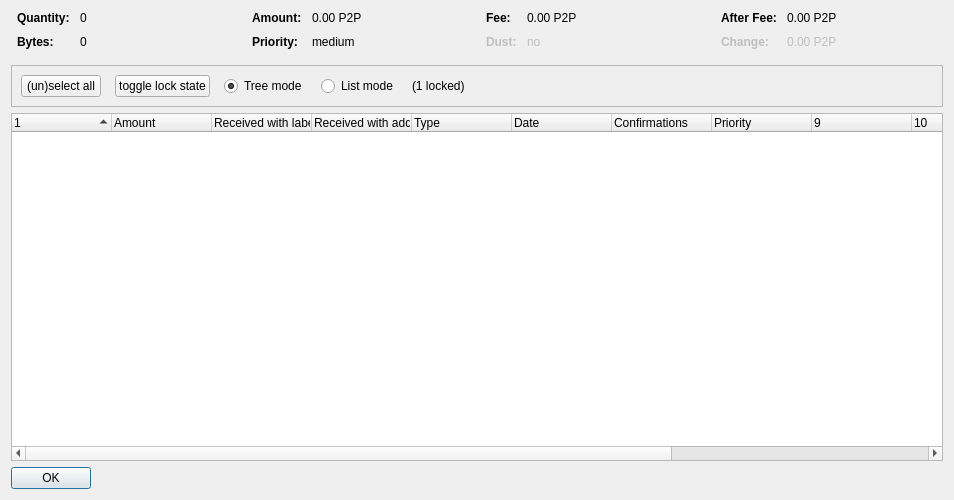
<?xml version="1.0" encoding="UTF-8"?>
<ui version="4.0">
 <class>CoinControlDialog</class>
 <widget class="QDialog" name="CoinControlDialog">
  <property name="geometry">
   <rect>
    <x>0</x>
    <y>0</y>
    <width>954</width>
    <height>500</height>
   </rect>
  </property>
  <property name="windowTitle">
   <string>Coin Selection</string>
  </property>
  <layout class="QVBoxLayout" name="verticalLayout">
   <item>
    <layout class="QHBoxLayout" name="horizontalLayoutTop" stretch="0,0,0,0">
     <property name="topMargin">
      <number>0</number>
     </property>
     <property name="bottomMargin">
      <number>10</number>
     </property>
     <item>
      <layout class="QFormLayout" name="formLayoutCoinControl1">
       <property name="horizontalSpacing">
        <number>10</number>
       </property>
       <property name="verticalSpacing">
        <number>10</number>
       </property>
       <property name="leftMargin">
        <number>6</number>
       </property>
       <property name="rightMargin">
        <number>6</number>
       </property>
       <item row="0" column="0">
        <widget class="QLabel" name="labelCoinControlQuantityText">
         <property name="font">
          <font>
           <weight>75</weight>
           <bold>true</bold>
          </font>
         </property>
         <property name="text">
          <string>Quantity:</string>
         </property>
        </widget>
       </item>
       <item row="0" column="1">
        <widget class="QLabel" name="labelCoinControlQuantity">
         <property name="cursor">
          <cursorShape>IBeamCursor</cursorShape>
         </property>
         <property name="contextMenuPolicy">
          <enum>Qt::ActionsContextMenu</enum>
         </property>
         <property name="text">
          <string notr="true">0</string>
         </property>
         <property name="textInteractionFlags">
          <set>Qt::LinksAccessibleByMouse|Qt::TextSelectableByKeyboard|Qt::TextSelectableByMouse</set>
         </property>
        </widget>
       </item>
       <item row="1" column="0">
        <widget class="QLabel" name="labelCoinControlBytesText">
         <property name="font">
          <font>
           <weight>75</weight>
           <bold>true</bold>
          </font>
         </property>
         <property name="text">
          <string>Bytes:</string>
         </property>
        </widget>
       </item>
       <item row="1" column="1">
        <widget class="QLabel" name="labelCoinControlBytes">
         <property name="cursor">
          <cursorShape>IBeamCursor</cursorShape>
         </property>
         <property name="contextMenuPolicy">
          <enum>Qt::ActionsContextMenu</enum>
         </property>
         <property name="text">
          <string notr="true">0</string>
         </property>
         <property name="textInteractionFlags">
          <set>Qt::LinksAccessibleByMouse|Qt::TextSelectableByKeyboard|Qt::TextSelectableByMouse</set>
         </property>
        </widget>
       </item>
      </layout>
     </item>
     <item>
      <layout class="QFormLayout" name="formLayoutCoinControl2">
       <property name="horizontalSpacing">
        <number>10</number>
       </property>
       <property name="verticalSpacing">
        <number>10</number>
       </property>
       <property name="leftMargin">
        <number>6</number>
       </property>
       <property name="rightMargin">
        <number>6</number>
       </property>
       <item row="0" column="0">
        <widget class="QLabel" name="labelCoinControlAmountText">
         <property name="font">
          <font>
           <weight>75</weight>
           <bold>true</bold>
          </font>
         </property>
         <property name="text">
          <string>Amount:</string>
         </property>
        </widget>
       </item>
       <item row="0" column="1">
        <widget class="QLabel" name="labelCoinControlAmount">
         <property name="cursor">
          <cursorShape>IBeamCursor</cursorShape>
         </property>
         <property name="contextMenuPolicy">
          <enum>Qt::ActionsContextMenu</enum>
         </property>
         <property name="text">
          <string notr="true">0.00 P2P</string>
         </property>
         <property name="textInteractionFlags">
          <set>Qt::LinksAccessibleByMouse|Qt::TextSelectableByKeyboard|Qt::TextSelectableByMouse</set>
         </property>
        </widget>
       </item>
       <item row="1" column="0">
        <widget class="QLabel" name="labelCoinControlPriorityText">
         <property name="font">
          <font>
           <weight>75</weight>
           <bold>true</bold>
          </font>
         </property>
         <property name="text">
          <string>Priority:</string>
         </property>
        </widget>
       </item>
       <item row="1" column="1">
        <widget class="QLabel" name="labelCoinControlPriority">
         <property name="cursor">
          <cursorShape>IBeamCursor</cursorShape>
         </property>
         <property name="contextMenuPolicy">
          <enum>Qt::ActionsContextMenu</enum>
         </property>
         <property name="text">
          <string>medium</string>
         </property>
         <property name="textInteractionFlags">
          <set>Qt::LinksAccessibleByMouse|Qt::TextSelectableByKeyboard|Qt::TextSelectableByMouse</set>
         </property>
        </widget>
       </item>
      </layout>
     </item>
     <item>
      <layout class="QFormLayout" name="formLayoutCoinControl3">
       <property name="horizontalSpacing">
        <number>10</number>
       </property>
       <property name="verticalSpacing">
        <number>10</number>
       </property>
       <property name="leftMargin">
        <number>6</number>
       </property>
       <property name="rightMargin">
        <number>6</number>
       </property>
       <item row="0" column="0">
        <widget class="QLabel" name="labelCoinControlFeeText">
         <property name="font">
          <font>
           <weight>75</weight>
           <bold>true</bold>
          </font>
         </property>
         <property name="text">
          <string>Fee:</string>
         </property>
        </widget>
       </item>
       <item row="0" column="1">
        <widget class="QLabel" name="labelCoinControlFee">
         <property name="cursor">
          <cursorShape>IBeamCursor</cursorShape>
         </property>
         <property name="contextMenuPolicy">
          <enum>Qt::ActionsContextMenu</enum>
         </property>
         <property name="text">
          <string notr="true">0.00 P2P</string>
         </property>
         <property name="textInteractionFlags">
          <set>Qt::LinksAccessibleByMouse|Qt::TextSelectableByKeyboard|Qt::TextSelectableByMouse</set>
         </property>
        </widget>
       </item>
       <item row="1" column="0">
        <widget class="QLabel" name="labelCoinControlLowOutputText">
         <property name="enabled">
          <bool>false</bool>
         </property>
         <property name="font">
          <font>
           <weight>75</weight>
           <bold>true</bold>
          </font>
         </property>
         <property name="text">
          <string>Dust:</string>
         </property>
        </widget>
       </item>
       <item row="1" column="1">
        <widget class="QLabel" name="labelCoinControlLowOutput">
         <property name="enabled">
          <bool>false</bool>
         </property>
         <property name="cursor">
          <cursorShape>IBeamCursor</cursorShape>
         </property>
         <property name="contextMenuPolicy">
          <enum>Qt::ActionsContextMenu</enum>
         </property>
         <property name="text">
          <string>no</string>
         </property>
         <property name="textInteractionFlags">
          <set>Qt::LinksAccessibleByMouse|Qt::TextSelectableByKeyboard|Qt::TextSelectableByMouse</set>
         </property>
        </widget>
       </item>
      </layout>
     </item>
     <item>
      <layout class="QFormLayout" name="formLayoutCoinControl4">
       <property name="horizontalSpacing">
        <number>10</number>
       </property>
       <property name="verticalSpacing">
        <number>10</number>
       </property>
       <property name="leftMargin">
        <number>6</number>
       </property>
       <property name="rightMargin">
        <number>6</number>
       </property>
       <item row="0" column="0">
        <widget class="QLabel" name="labelCoinControlAfterFeeText">
         <property name="font">
          <font>
           <weight>75</weight>
           <bold>true</bold>
          </font>
         </property>
         <property name="text">
          <string>After Fee:</string>
         </property>
        </widget>
       </item>
       <item row="0" column="1">
        <widget class="QLabel" name="labelCoinControlAfterFee">
         <property name="cursor">
          <cursorShape>IBeamCursor</cursorShape>
         </property>
         <property name="contextMenuPolicy">
          <enum>Qt::ActionsContextMenu</enum>
         </property>
         <property name="text">
          <string notr="true">0.00 P2P</string>
         </property>
         <property name="textInteractionFlags">
          <set>Qt::LinksAccessibleByMouse|Qt::TextSelectableByKeyboard|Qt::TextSelectableByMouse</set>
         </property>
        </widget>
       </item>
       <item row="1" column="0">
        <widget class="QLabel" name="labelCoinControlChangeText">
         <property name="enabled">
          <bool>false</bool>
         </property>
         <property name="font">
          <font>
           <weight>75</weight>
           <bold>true</bold>
          </font>
         </property>
         <property name="text">
          <string>Change:</string>
         </property>
        </widget>
       </item>
       <item row="1" column="1">
        <widget class="QLabel" name="labelCoinControlChange">
         <property name="enabled">
          <bool>false</bool>
         </property>
         <property name="cursor">
          <cursorShape>IBeamCursor</cursorShape>
         </property>
         <property name="contextMenuPolicy">
          <enum>Qt::ActionsContextMenu</enum>
         </property>
         <property name="text">
          <string notr="true">0.00 P2P</string>
         </property>
         <property name="textInteractionFlags">
          <set>Qt::LinksAccessibleByMouse|Qt::TextSelectableByKeyboard|Qt::TextSelectableByMouse</set>
         </property>
        </widget>
       </item>
      </layout>
     </item>
    </layout>
   </item>
   <item>
    <widget class="QFrame" name="frame">
     <property name="minimumSize">
      <size>
       <width>0</width>
       <height>40</height>
      </size>
     </property>
     <property name="frameShape">
      <enum>QFrame::StyledPanel</enum>
     </property>
     <property name="frameShadow">
      <enum>QFrame::Sunken</enum>
     </property>
     <layout class="QHBoxLayout" name="horizontalLayout">
      <item>
       <layout class="QHBoxLayout" name="horizontalLayoutPanel" stretch="0,0,0,0,0,0">
        <property name="spacing">
         <number>14</number>
        </property>
        <item>
         <widget class="QPushButton" name="pushButtonSelectAll">
          <property name="sizePolicy">
           <sizepolicy hsizetype="Maximum" vsizetype="Fixed">
            <horstretch>0</horstretch>
            <verstretch>0</verstretch>
           </sizepolicy>
          </property>
          <property name="text">
           <string>(un)select all</string>
          </property>
          <property name="autoDefault">
           <bool>false</bool>
          </property>
         </widget>
        </item>
        <item>
         <widget class="QPushButton" name="pushButtonToggleLock">
          <property name="sizePolicy">
           <sizepolicy hsizetype="Maximum" vsizetype="Fixed">
            <horstretch>0</horstretch>
            <verstretch>0</verstretch>
           </sizepolicy>
          </property>
          <property name="text">
           <string>toggle lock state</string>
          </property>
          <property name="autoDefault">
           <bool>false</bool>
          </property>
         </widget>
        </item>
        <item>
         <widget class="QRadioButton" name="radioTreeMode">
          <property name="enabled">
           <bool>true</bool>
          </property>
          <property name="sizePolicy">
           <sizepolicy hsizetype="Maximum" vsizetype="Fixed">
            <horstretch>0</horstretch>
            <verstretch>0</verstretch>
           </sizepolicy>
          </property>
          <property name="text">
           <string>Tree mode</string>
          </property>
          <property name="checked">
           <bool>true</bool>
          </property>
         </widget>
        </item>
        <item>
         <widget class="QRadioButton" name="radioListMode">
          <property name="sizePolicy">
           <sizepolicy hsizetype="Maximum" vsizetype="Fixed">
            <horstretch>0</horstretch>
            <verstretch>0</verstretch>
           </sizepolicy>
          </property>
          <property name="text">
           <string>List mode</string>
          </property>
          <property name="checked">
           <bool>false</bool>
          </property>
         </widget>
        </item>
        <item>
         <widget class="QLabel" name="labelLocked">
          <property name="text">
           <string>(1 locked)</string>
          </property>
         </widget>
        </item>
        <item>
         <spacer name="horizontalSpacer">
          <property name="orientation">
           <enum>Qt::Horizontal</enum>
          </property>
          <property name="sizeHint" stdset="0">
           <size>
            <width>40</width>
            <height>20</height>
           </size>
          </property>
         </spacer>
        </item>
       </layout>
      </item>
     </layout>
    </widget>
   </item>
   <item>
    <widget class="CoinControlTreeWidget" name="treeWidget">
     <property name="contextMenuPolicy">
      <enum>Qt::CustomContextMenu</enum>
     </property>
     <property name="sortingEnabled">
      <bool>false</bool>
     </property>
     <property name="columnCount">
      <number>13</number>
     </property>
     <attribute name="headerShowSortIndicator" stdset="0">
      <bool>true</bool>
     </attribute>
     <attribute name="headerStretchLastSection">
      <bool>false</bool>
     </attribute>
     <column>
      <property name="text">
       <string/>
      </property>
     </column>
     <column>
      <property name="text">
       <string>Amount</string>
      </property>
     </column>
     <column>
      <property name="text">
       <string>Received with label</string>
      </property>
     </column>
     <column>
      <property name="text">
       <string>Received with address</string>
      </property>
     </column>
     <column>
      <property name="text">
       <string>Type</string>
      </property>
     </column>
     <column>
      <property name="text">
       <string>Date</string>
      </property>
     </column>
     <column>
      <property name="text">
       <string>Confirmations</string>
      </property>
      <property name="toolTip">
       <string>Confirmed</string>
      </property>
     </column>
     <column>
      <property name="text">
       <string>Priority</string>
      </property>
     </column>
     <column>
      <property name="text">
       <string/>
      </property>
     </column>
     <column>
      <property name="text">
       <string/>
      </property>
     </column>
     <column>
      <property name="text">
       <string/>
      </property>
     </column>
     <column>
      <property name="text">
       <string/>
      </property>
     </column>
     <column>
      <property name="text">
       <string/>
      </property>
     </column>
    </widget>
   </item>
   <item>
    <widget class="QDialogButtonBox" name="buttonBox">
     <property name="sizePolicy">
      <sizepolicy hsizetype="Maximum" vsizetype="Fixed">
       <horstretch>0</horstretch>
       <verstretch>0</verstretch>
      </sizepolicy>
     </property>
     <property name="orientation">
      <enum>Qt::Horizontal</enum>
     </property>
     <property name="standardButtons">
      <set>QDialogButtonBox::Ok</set>
     </property>
    </widget>
   </item>
  </layout>
 </widget>
 <customwidgets>
  <customwidget>
   <class>CoinControlTreeWidget</class>
   <extends>QTreeWidget</extends>
   <header>coincontroltreewidget.h</header>
  </customwidget>
 </customwidgets>
 <resources/>
 <connections/>
</ui>
